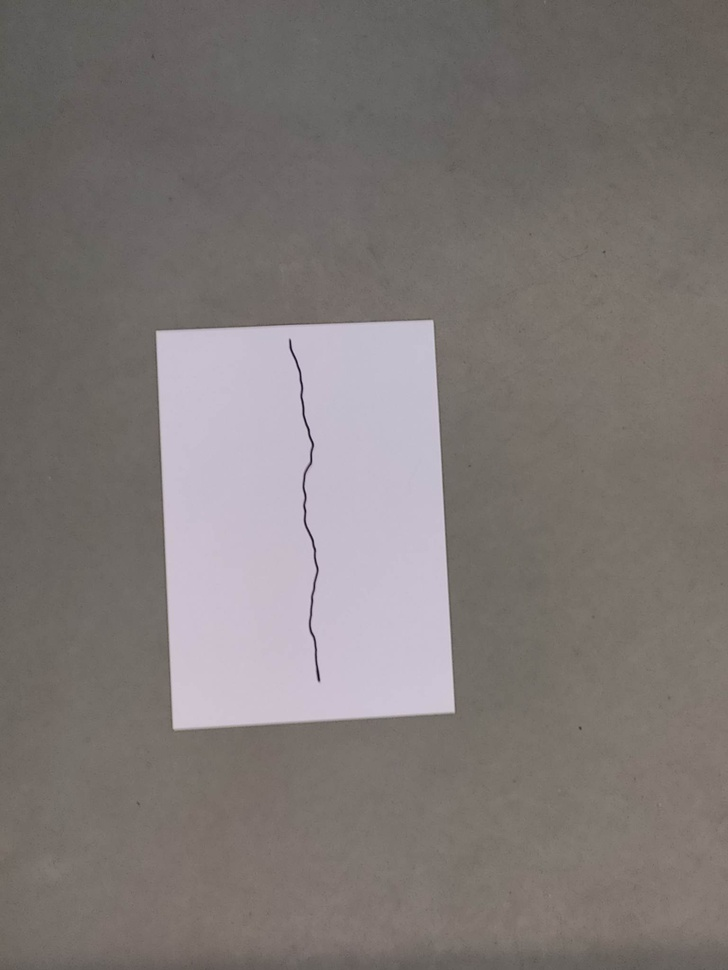
#> input picture Papir2.jpeg, 728 x 970 px, shrunk from 1537 x 2048 before the run
$ python Test.py
#> lines starting #> are read from the running program, lines starting #| are printed output that depends on the picture; after the words box and inside, x2 and y2 are one past the last pixel; in counts of white or black regions, pixels touching at a corner belong together
import cv2
import numpy as np
import math

# Load the image
img = cv2.imread('Papir2.jpeg')
#> img is the input picture: shape (970, 728, 3); mean B, G, R 118.6, 120.6, 127.2
cv2.imshow('Original Image', img)
cv2.waitKey(0)
cv2.destroyAllWindows()

# Convert the image to grayscale
gray = cv2.cvtColor(img, cv2.COLOR_BGR2GRAY)

# Apply adaptive thresholding to create a binary image
thresh = cv2.adaptiveThreshold(gray, 255, cv2.ADAPTIVE_THRESH_MEAN_C, cv2.THRESH_BINARY_INV, 11, 2)
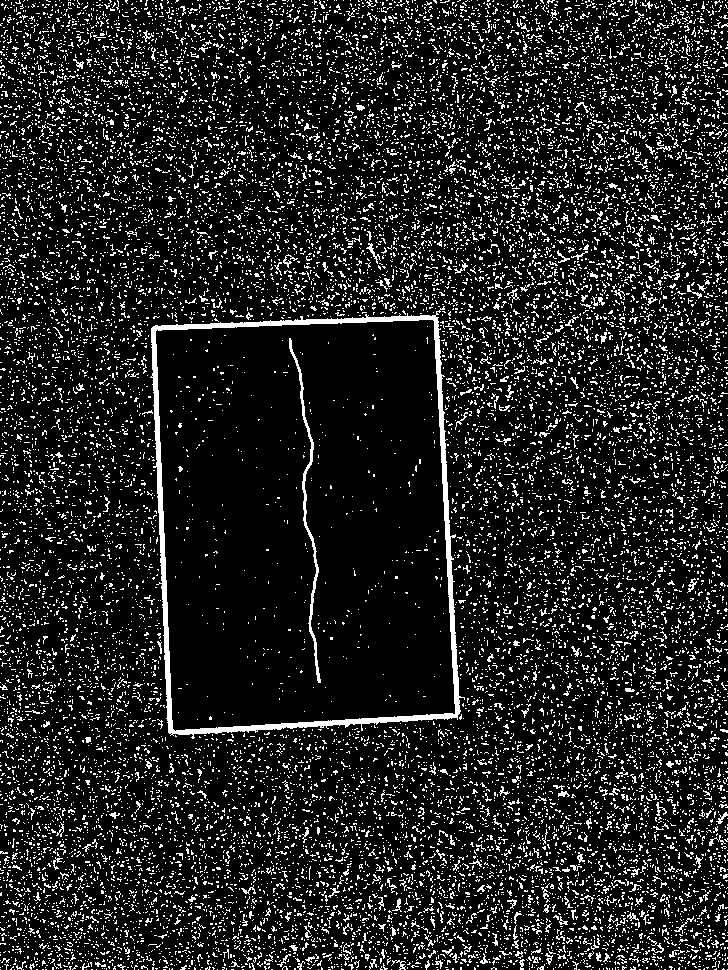
#> thresh: shape (970, 728); 13% white in thin lines or dots

# Apply morphological operations to remove noise and thin lines
kernel = cv2.getStructuringElement(cv2.MORPH_RECT, (3,3))
erosion = cv2.erode(thresh, kernel, iterations=1)
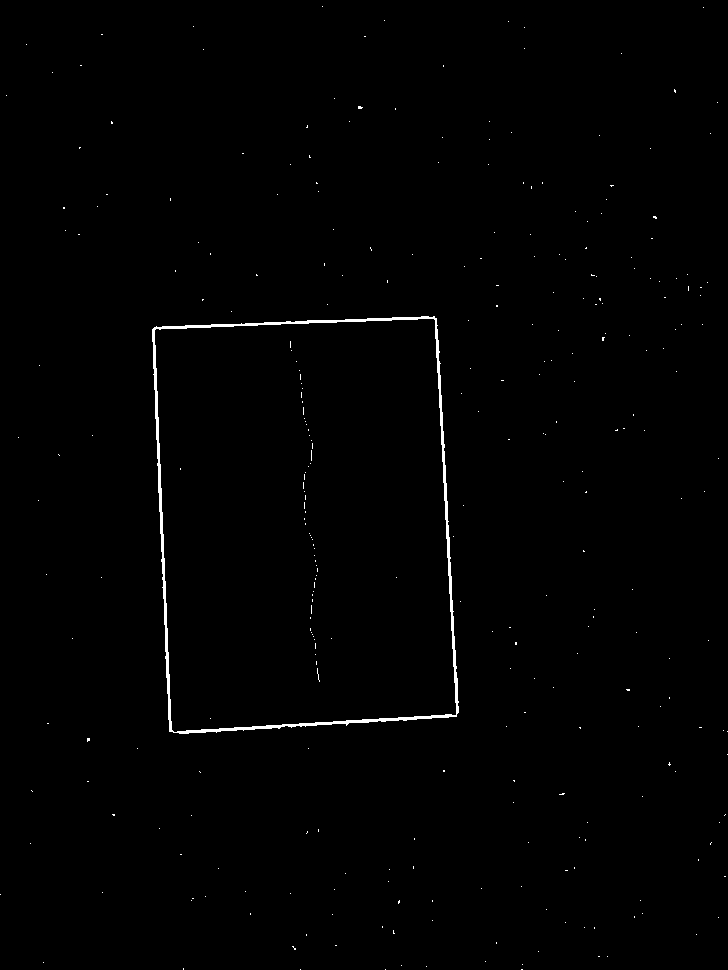
#> erosion: shape (970, 728); 0.66% white; 311 white regions (310 under 20 px), largest, box (x1, y1, x2, y2) and area: (152, 316, 459, 734) 4033
dilation = cv2.dilate(erosion, kernel, iterations=2)
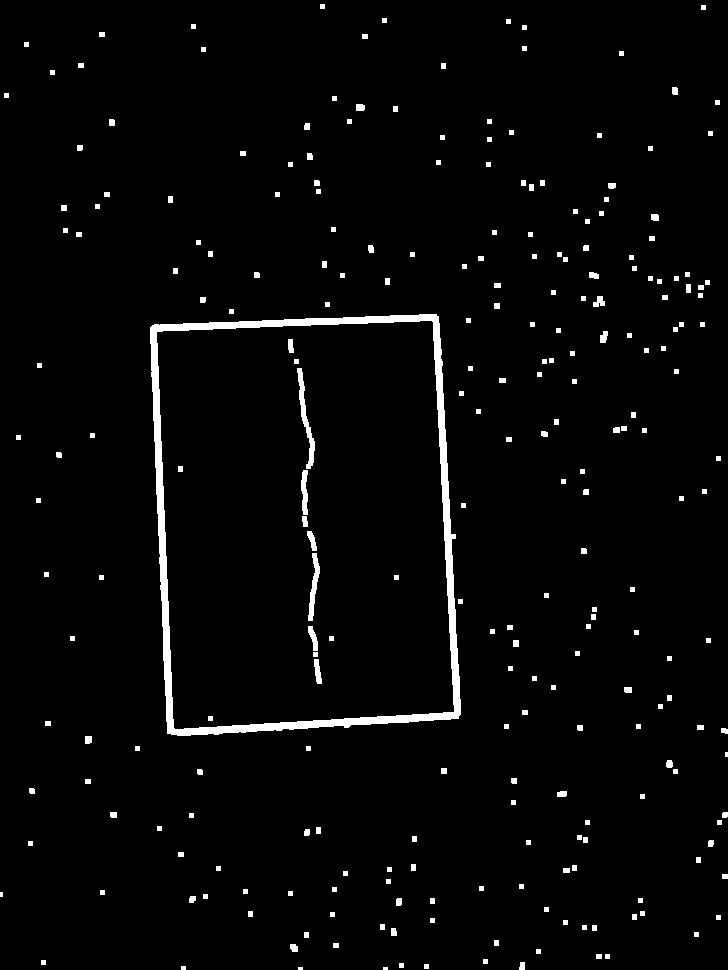
#> dilation: shape (970, 728); 2.7% white; 256 white regions (4 under 20 px)

# Find contours in the dilated image
contours, _ = cv2.findContours(dilation, cv2.RETR_EXTERNAL, cv2.CHAIN_APPROX_SIMPLE)
#> contours = 242 contours, 146 with area under 20; largest, box (x1, y1, x2, y2) and area: (150, 314, 461, 736) 118995, (593, 296, 605, 307) 66, (600, 331, 608, 343) 56, (356, 104, 365, 111) 46, (589, 272, 599, 279) 44

# Find the contour with the largest area
max_area = 0
max_contour = None
for contour in contours:
    area = cv2.contourArea(contour)
    if area > max_area:
        max_area = area
        max_contour = contour
#> this loop made 242 passes
#> (area, max_area) on passes 6, 12, 67, 141, 148: (30.5, 30.5), (41.5, 41.5), (42, 42), (56.5, 56.5), (118995, 118995)
#> (contour, area) on passes 10, 13, 14, 16, 18, 20: ([[596, 954], [596, 958], [601, 958], [601, 954]], 20), ([[333, 943], [333, 947], [338, 947], [338, 943]], 20), ([[494, 940], [494, 945], [498, 945], [498, 940]], 20), ([[304, 932], [304, 937], [308, 937], [308, 932]], 20), ([[592, 925], [592, 930], [596, 930], [596, 925]], 20), ([[380, 924], [380, 929], [384, 929], [384, 924]], 20)
#> after the loop, max_area = 118995; max_contour = contour of 191 points, box (x1, y1, x2, y2) (150, 314, 461, 736), area 118995

# Determine the bounding box of the contour
x, y, w, h = cv2.boundingRect(max_contour)
#> x = 150; y = 314; w = 311; h = 422

# A3 diagonal = 514.40 mm
# A3 diagonal in pixels = 387.48677396783495
# Pixels per metric = object width / known width
diagonalMM = 514.40
diagonalPxl = math.sqrt((w-x)**2+(h-y)**2)
#> diagonalPxl = 193.9
PPM = diagonalPxl / diagonalMM
#> PPM = 0.377

# Crop the image to the bounding box
cropped_image = img[y:y+h, x:x+w]
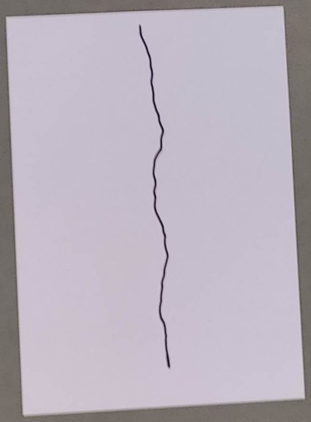
#> cropped_image: shape (422, 311, 3); mean B, G, R 188.6, 177.2, 185.1

# Display the cropped image
cv2.imshow('Cropped Image', cropped_image)
cv2.waitKey(0)

# --- EDGE DETECTION INSIDE PAPER ---

# Convert the cropped image to grayscale
gray = cv2.cvtColor(cropped_image, cv2.COLOR_BGR2GRAY)
#> gray: shape (422, 311)

# Apply a threshold to create a binary image
ret, thresh = cv2.threshold(gray, 70, 255, cv2.THRESH_BINARY_INV)
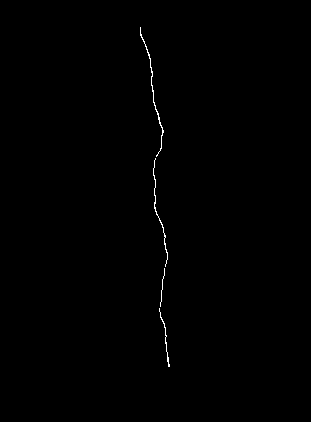
#> thresh: shape (422, 311); 0.31% white in thin lines or dots, all inside (x1, y1, x2, y2) = (140, 27, 170, 367)

# Find the contours in the image
contours, hierarchy = cv2.findContours(thresh, cv2.RETR_EXTERNAL, cv2.CHAIN_APPROX_SIMPLE)
#> contours = 4 contours, 3 with area under 20; largest, box (x1, y1, x2, y2) and area: (140, 27, 164, 157) 37

# Find the largest contour
largest_contour = max(contours, key=cv2.contourArea)
#> largest_contour = contour of 119 points, box (x1, y1, x2, y2) (140, 27, 164, 157), area 37

# Generate evenly spaced points along the perimeter of the contour using polar coordinates
center, radius = cv2.minEnclosingCircle(largest_contour)
#> center = (148, 91.5); radius = 64.99
n_points = 50
values = np.arange(0, 2*math.pi, 2*math.pi/n_points)
#> (the run stopped early here; a loop or call above may not have finished)
